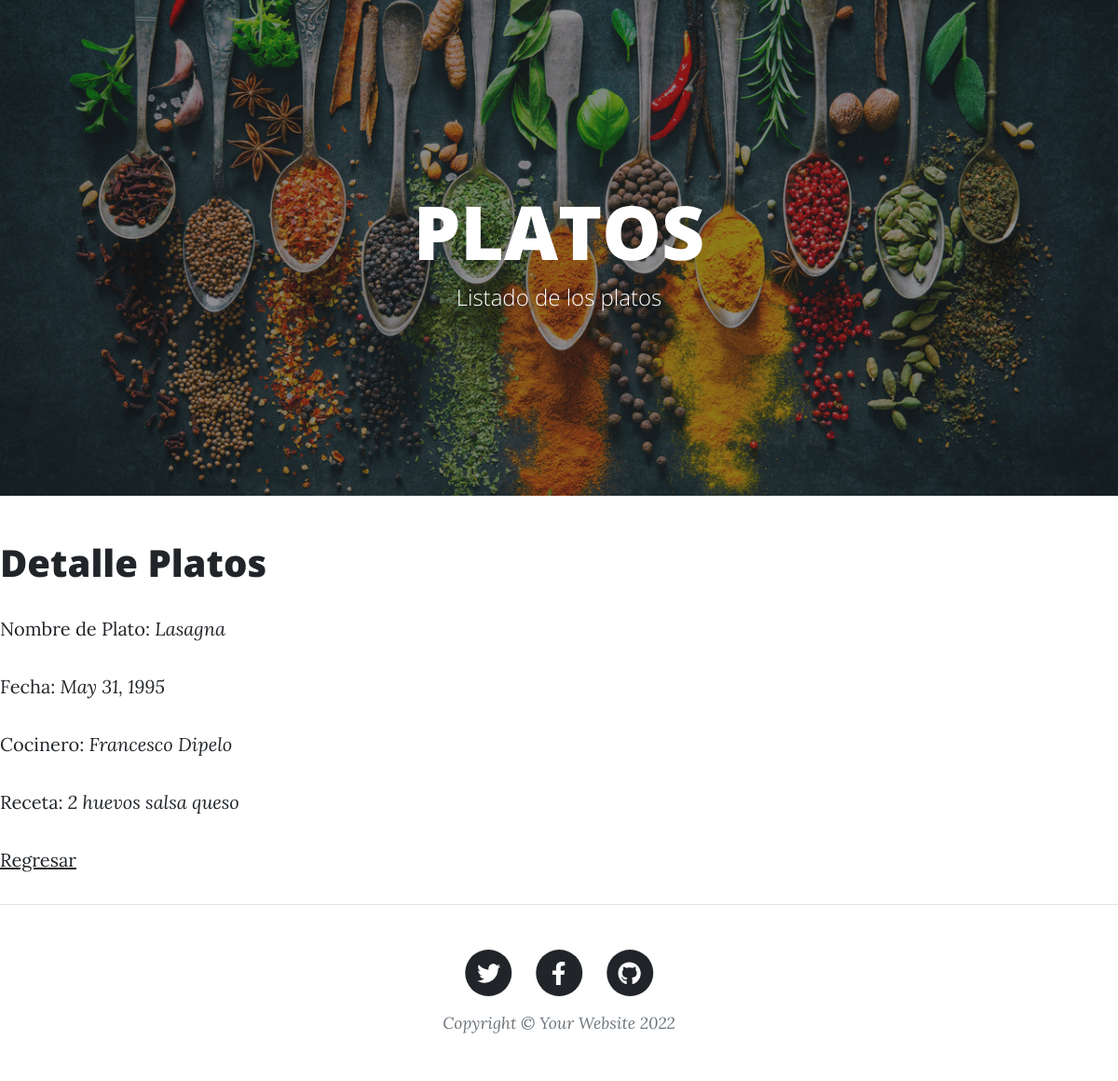
Page /AppBlog/platos/2 on the earlier database version.
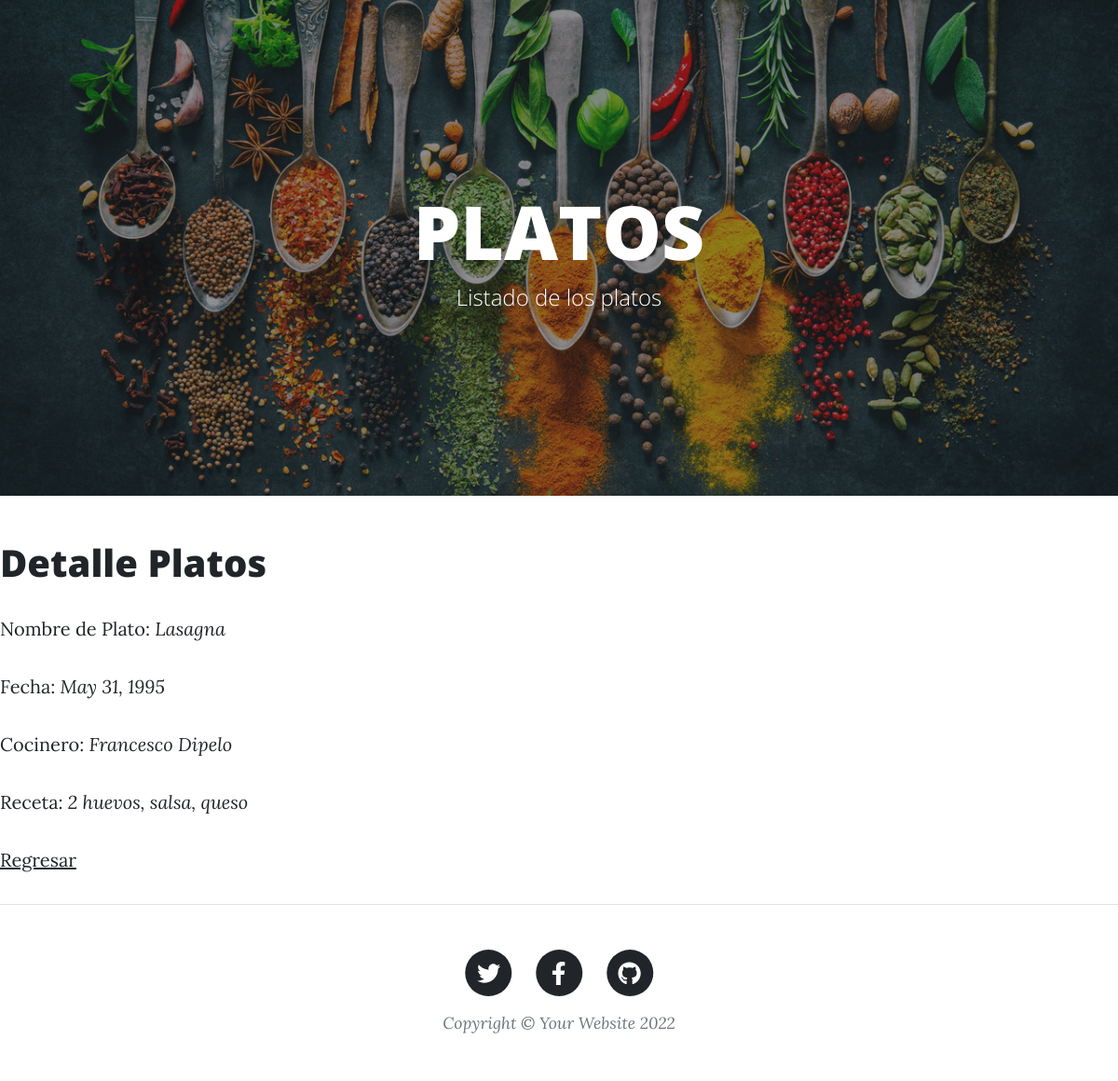
Same page on the later database version.
### AppBlog/models.py (models this page shows, shortened)
class Platos(models.Model):
    nombre = models.CharField(max_length=40)
    fecha = models.DateField()
    cocinero = models.CharField(max_length=40)
    receta = models.TextField()

### AppBlog/views.py (the view)
# urls.py: path('platos/<pk>', PlatosDetalle.as_view(), name='platosDetalle'),
class PlatosDetalle(DetailView):
    model = Platos
    template_name = "AppBlog/platosDetalle.html"

### AppBlog/template/AppBlog/platosDetalle.html
{% extends "AppBlog/padre_platos.html" %}
{% load static %}
{% block contenidoQueCambia %}
<h1>Detalle Platos</h1>
    <p>Nombre de Plato: <i>{{platos.nombre}}</i></p>
    <p>Fecha: <i>{{platos.fecha}}</i></p>
    <p>Cocinero: <i>{{platos.cocinero}}</i></p>
    <p>Receta: <i>{{platos.receta}}</i></p>
    <p>
    <a href="{% url 'platosLista' %}">Regresar</a>
    </p>
{% endblock %}

Differences in the rows shown:
changed Platos "Lasagna": receta "2 huevos salsa queso" → "2 huevos, salsa, queso"
